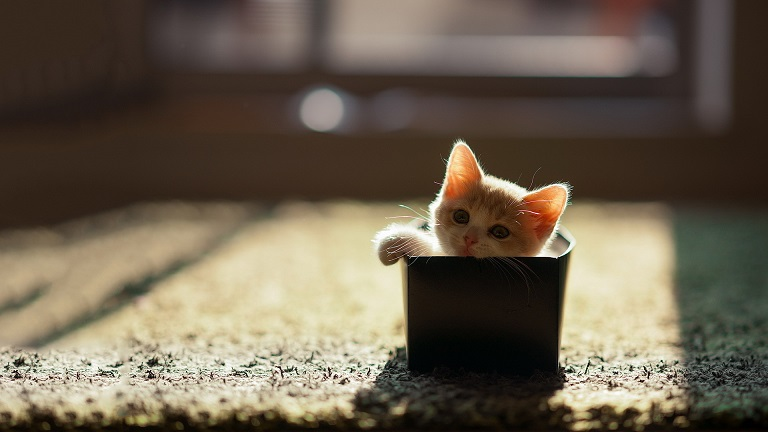
#> input picture challenges/generator/forensics-003/pic3.jpg, 768 x 432 px
$ python spectrology.py ../forensics-003/pic3.jpg
#> lines starting #> are read from the running program, lines starting #| are printed output that depends on the picture
#!/usr/bin/env python

'''
Spectrology
This script is able to encode an image into audio file whose spectrogram represents input image.

License: MIT
Website: https://github.com/solusipse/spectrology
'''

from PIL import Image, ImageOps
import wave, math, array, argparse, sys, timeit

def parser():
    parser = argparse.ArgumentParser()
    parser.add_argument("INPUT", help="Name of the image to be convected.")
    parser.add_argument("-r", "--rotate", help="Rotate image 90 degrees for waterfall spectrographs.", action='store_true')
    parser.add_argument("-i", "--invert", help="Invert image colors.", action='store_true')
    parser.add_argument("-o", "--output", help="Name of the output wav file. Default value: out.wav).")
    parser.add_argument("-b", "--bottom", help="Bottom frequency range. Default value: 200.", type=int)
    parser.add_argument("-t", "--top", help="Top frequency range. Default value: 20000.", type=int)
    parser.add_argument("-p", "--pixels", help="Pixels per second. Default value: 30.", type=int)
    parser.add_argument("-s", "--sampling", help="Sampling rate. Default value: 44100.", type=int)
    args = parser.parse_args()

    minfreq = 200
    maxfreq = 20000
    wavrate = 44100
    pxs     = 30
    output  = "out.wav"
    rotate  = False
    invert  = False

    if args.output:
        output = args.output
    if args.bottom:
        minfreq = args.bottom
    if args.top:
        maxfreq = args.top
    if args.pixels:
        pxs = args.pixels
    if args.sampling:
        wavrate = args.sampling
    if args.rotate:
        rotate = True
    if args.invert:
        invert = True

    print('Input file: %s.' % args.INPUT)
    print('Frequency range: %d - %d.' % (minfreq, maxfreq))
    print('Pixels per second: %d.' % pxs)
    print('Sampling rate: %d.' % wavrate)
    print('Rotate Image: %s.' % ('yes' if rotate else 'no'))

    return (args.INPUT, output, minfreq, maxfreq, pxs, wavrate, rotate, invert)

def convert(inpt, output, minfreq, maxfreq, pxs, wavrate, rotate, invert):
#> called with inpt = '../forensics-003/pic3.jpg', output = 'out.wav', minfreq = 200, maxfreq = 20000, pxs = 30, wavrate = 44100, rotate = False, invert = False
    img = Image.open(inpt).convert('L')
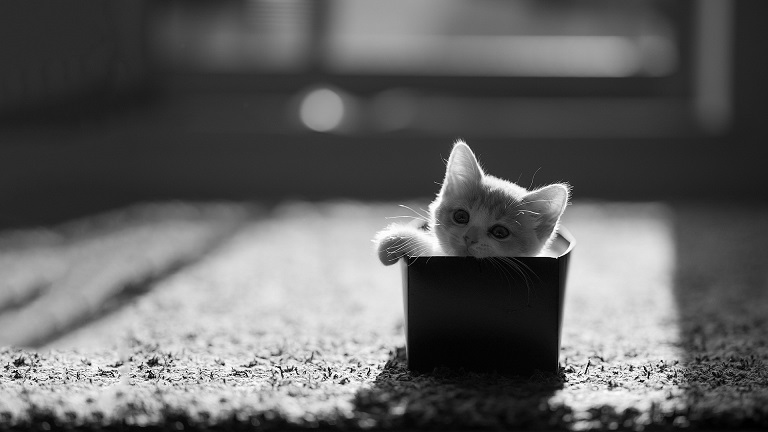
#> img: PIL image 768x432 L; min 0, max 255, mean 97.7

    # rotate image if requested
    if rotate:
      img = img.rotate(90)

    # invert image if requested
    if invert:
      img = ImageOps.invert(img)

    output = wave.open(output, 'w')
    output.setparams((1, 2, wavrate, 0, 'NONE', 'not compressed'))

    freqrange = maxfreq - minfreq
    interval = freqrange / img.size[1]
#> interval = 45.83

    fpx = wavrate // pxs
    data = array.array('h')

    tm = timeit.default_timer()

    for x in range(img.size[0]):
        row = []
        for y in range(img.size[1]):
            yinv = img.size[1] - y - 1
            amp = img.getpixel((x,y))
            if amp > 0:
                row.append(genwave(yinv * interval + minfreq, amp, fpx, wavrate))

        for i in range(fpx):
            for j in row:
                try:
                    data[i + x * fpx] += j[i]
                except IndexError:
                    data.insert(i + x * fpx, j[i])
                except OverflowError:
                    if j[i] > 0:
                        data[i + x * fpx] = 32767
                    else:
                        data[i + x * fpx] = -32768

        sys.stdout.write("Conversion progress: %d%%   \r" % (float(x) / img.size[0]*100) )
        sys.stdout.flush()

    output.writeframes(data.tostring())
    output.close()

    tms = timeit.default_timer()

    print("Conversion progress: 100%")
    print("Success. Completed in %d seconds." % int(tms-tm))

def genwave(frequency, amplitude, samples, samplerate):
    cycles = samples * frequency // samplerate
    a = []
    for i in range(samples):
        x = math.sin(float(cycles) * 2 * math.pi * i // float(samples)) * float(amplitude)
#> (the run stopped early here; a loop or call above may not have finished)
